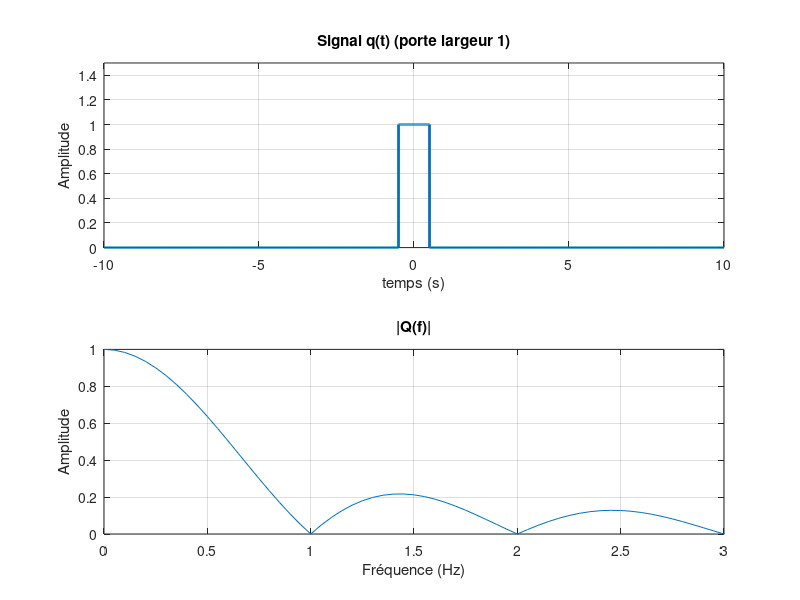

Here is the MATLAB script that generated this plot:
Fe = 1000;                         % Fréquence d’échantillonnage
t = -10:1/Fe:10;                   % Axe temporel

q = zeros(size(t));               % Initialisation du signal q(t)
idq = (t > -0.5) & (t <= 0.5);    % Détection de l'intervalle [-0.5, 0.5]
q(idq) = 1;                       % Affectation de 1 dans l’intervalle

% Affichage du signal
figure(3);
subplot(2,1,1);
plot(t, q, 'LineWidth', 2); grid on;
axis([-10 10 0 1.5]);
xlabel('temps (s)');
ylabel('Amplitude');
title('Signal q(t) (porte largeur 1)');

% Calcul de la transformée de Fourier
sp_q = abs(fft(q));               % Module de la TFD
sp_q = sp_q / Fe;                 % Normalisation

fr_q = linspace(0, Fe, length(q));  % Axe des fréquences

% Affichage du spectre
subplot(2,1,2);
plot(fr_q, sp_q); grid on;
axis([0 3 0 max(sp_q)]);
xlabel('Fréquence (Hz)');
ylabel('Amplitude');
title('|Q(f)|');
